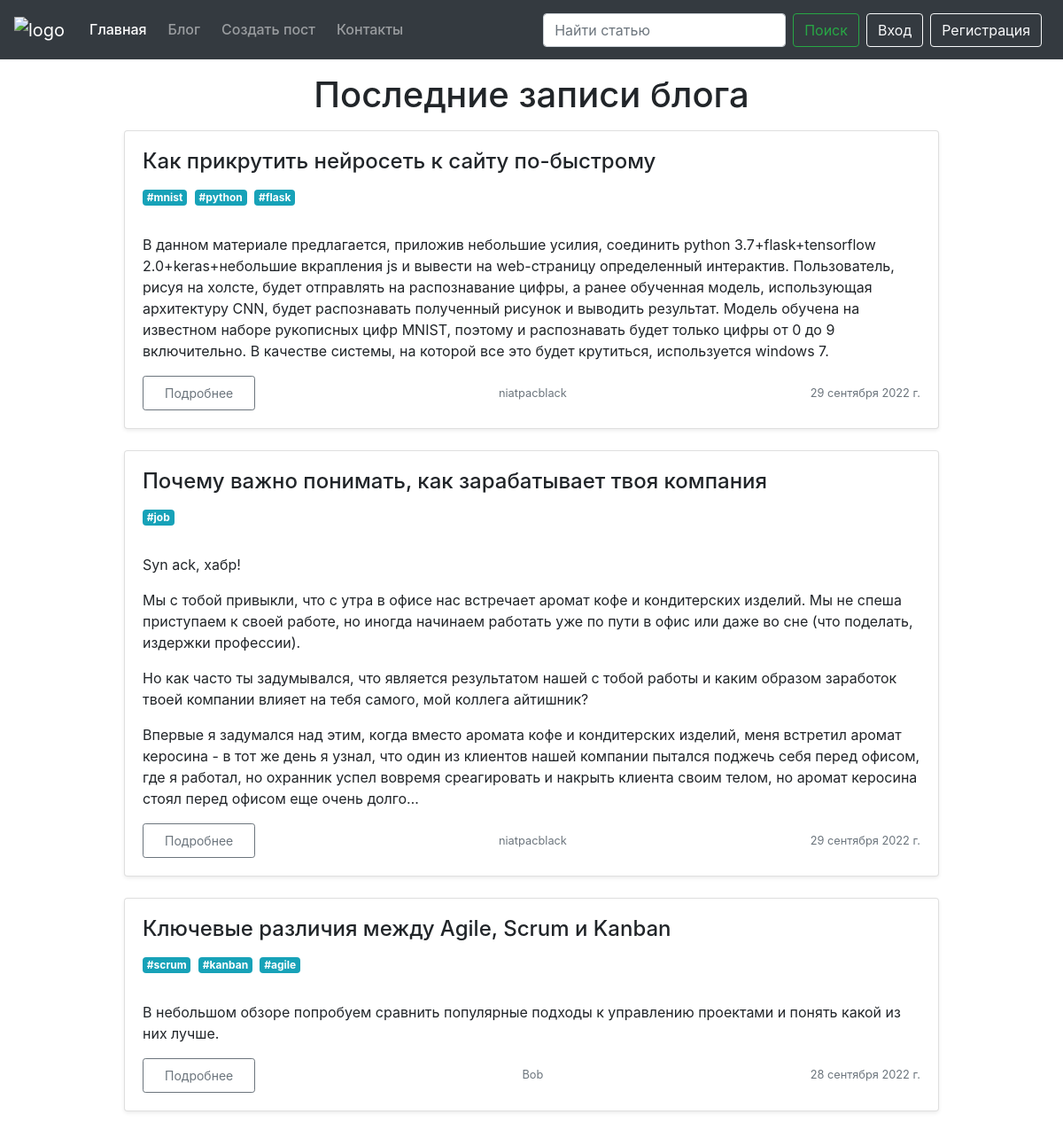
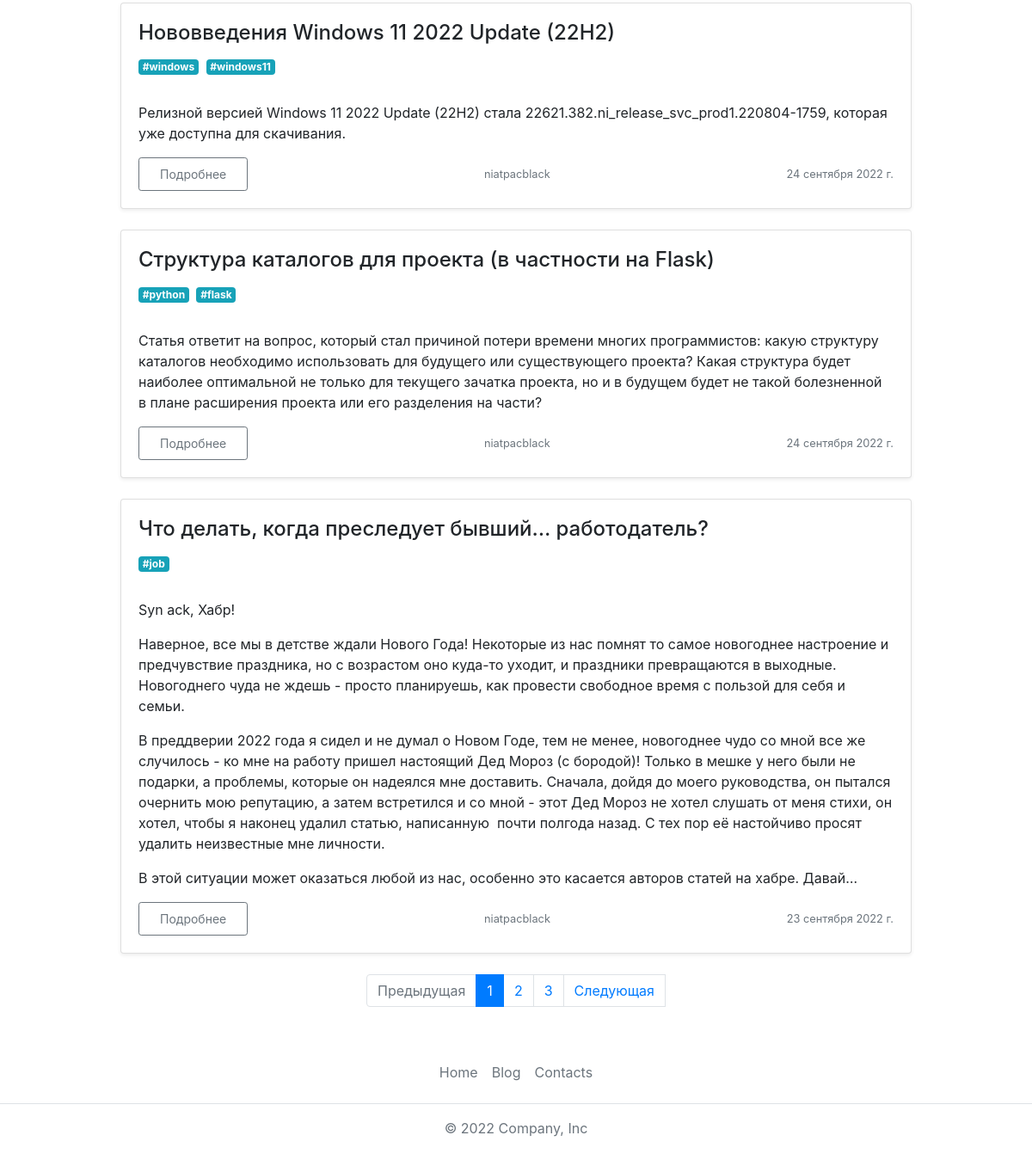
Screenshot of /blog/ with the database file from the repository (2 pictures, top to bottom).
### blog_app/models.py (models this page shows, shortened)
class PostModel(models.Model):
    heading = models.CharField(max_length=255, verbose_name="Заголовок")
    title = models.CharField(max_length=255, verbose_name="Название")
    image = models.ImageField(blank=True, null=True, verbose_name="Картинка")
    url = models.SlugField(verbose_name="Имя ссылки на ваш пост")
    description = RichTextUploadingField(verbose_name="Описание")
    content = RichTextUploadingField(verbose_name="Контент поста")
    author = models.ForeignKey(User, related_name="posts", on_delete=models.CASCADE, verbose_name="Автор")
    created_data = models.DateField(default=timezone.now, verbose_name="Дата создания")
    tag = TaggableManager()
    class Meta:
        db_table = "posts"
        verbose_name = "Пост"
        verbose_name_plural = "Посты"

### blog_app/views.py (the view)
# urls.py: path("", views.BlogPageView.as_view(), name="blog"),
class BlogPageView(View):
    @logger.catch
    def get(self, request):
        return render(
            request,
            "blog_app/blog_page.html",
            context={
                "posts_for_page": get_posts_for_page(
                    page_number=request.GET.get("page"),
                    quantity_posts_for_page=6,
                )
            },
        )

### blog_app/blog_services/models_services.py (called while the page is built)
def get_all_posts_from_blog():
    return PostModel.objects.all()[::-1]

### blog_app/blog_services/view_services.py (called while the page is built)
def get_posts_for_page(page_number: str, quantity_posts_for_page: int):
    all_posts = get_all_posts_from_blog()
    paginator = Paginator(all_posts, quantity_posts_for_page)
    posts_for_page = paginator.get_page(page_number)
    return posts_for_page

### blog_app/templates/blog_app/blog_page.html (shortened to what this page needs)
{% extends 'base.html' %}
{% load static %}
{% block content_app %}
<div class="container">
    <h1 class="my-3 text-center">Последние записи блога</h1>
    <div class="row">
        {% for post in posts_for_page %}
        <div class="col-md-1"></div>
        <div class="col-md-10">
            <div class="card mb-4 shadow-sm">
                <div class="card-body">
                    <h4 class="card-title">{{ post.title }}</h4>
                    {% for tag in post.tag.all %}
                    <a href="../search/tag/{{ tag|lower }}" class="mr-1 mb-3 badge badge-info">#{{ tag|lower }}</a>
                    {% endfor %}
                    <p class="card-text">{{ post.description|safe|truncatechars:1000 }}</p>
                    <div class="d-flex justify-content-between align-items-center">
                        <div class="btn-group">
                            <a href="{% url 'blog_post' post.url %}" class="btn px-4 py-2 btn-sm btn-outline-secondary">Подробнее</a>
                        </div>
                        <small class="text-muted">{{ post.author }}</small>
                        <small class="text-muted">{{ post.created_data }}</small>
                    </div>
                </div>
            </div>
        </div>
        <div class="col-md-1"></div>
        {% endfor %}
    </div>
</div>
<nav aria-label="Paginate me">
    <ul class="pagination justify-content-center">
        {% if posts_for_page.has_previous %}
        <a class="page-link" href="?page={{ posts_for_page.previous_page_number }}" tabindex="-1">Предыдущая</a>
        {% else %}
        <li class="page-item disabled">
            <a class="page-link" href="#" tabindex="-1">Предыдущая</a>
        </li>
        {% endif %}
        {% for page_number in posts_for_page.paginator.page_range %}
        {% if page_number == posts_for_page.number %}
        <li class="page-item active"><a class="page-link"
                                        href="?page={{ page_number }}">{{ page_number }}</a></li>
        {% else %}
        <li class="page-item"><a class="page-link" href="?page={{ page_number }}">{{ page_number }}</a></li>
        {% endif %}
        {% endfor %}
        {% if posts_for_page.has_next %}
        <a class="page-link" href="?page={{ posts_for_page.next_page_number }}">Следующая</a>
        {% else %}
        <li class="page-item disabled">
            <a class="page-link" href="#">Следующая</a>
        </li>
        {% endif %}
    </ul>
</nav>
<br>
{% endblock %}

### rows the page displays
PostModel: title "Как прикрутить нейросеть к сайту по-быстрому", description "В данном материале предлагается, приложив небольшие усилия, соединить python 3.7+flask+tensorflow 2.0+keras+небольшие вкрапления js и вывести на web-страницу определенный интерактив. Пользователь, рисуя на холсте, будет отправлять на распознавание цифры, а ранее обученная модель, использующая архитектуру CNN, будет распознавать полученный рисунок и выводить результат. Модель обучена на известном наборе рукописных цифр MNIST, поэтому и распознавать будет только цифры от 0 до 9 включительно. В качестве системы, на которой все это будет крутиться, используется windows 7.", author "niatpacblack", created_data "29 сентября 2022 г."
Tag: name "mnist"
Tag: name "python"
Tag: name "flask"
PostModel: title "Почему важно понимать, как зарабатывает твоя компания", description "Syn ack, хабр! Мы с тобой привыкли, что с утра в офисе нас встречает аромат кофе и кондитерских изделий. Мы не спеша приступаем к своей работе, но иногда начинаем работать уже по пути в офис или даже во сне (что поделать, издержки профессии). Но как часто ты задумывался, что является результатом нашей с тобой работы и каким образом заработок твоей компании влияет на тебя самого, мой коллега айтишник? Впервые я задумался над этим, когда вместо аромата кофе и кондитерских изделий, меня встретил аромат керосина - в тот же день я узнал, что один из клиентов нашей компании пытался поджечь себя перед офисом, где я работал, но охранник успел вовремя среагировать и накрыть клиента своим телом, но…", author "niatpacblack", created_data "29 сентября 2022 г."
Tag: name "job"
PostModel: title "Ключевые различия между Agile, Scrum и Kanban", description "В небольшом обзоре попробуем сравнить популярные подходы к управлению проектами и понять какой из них лучше.", author "Bob", created_data "28 сентября 2022 г."
Tag: name "scrum"
Tag: name "kanban"
Tag: name "agile"
PostModel: title "Нововведения Windows 11 2022 Update (22H2)", description "Релизной версией Windows 11 2022 Update (22H2) стала 22621.382.ni_release_svc_prod1.220804-1759, которая уже доступна для скачивания.", author "niatpacblack", created_data "24 сентября 2022 г."
Tag: name "windows"
Tag: name "windows11"
PostModel: title "Cтруктура каталогов для проекта (в частности на Flask)", description "Статья ответит на вопрос, который стал причиной потери времени многих программистов: какую структуру каталогов необходимо использовать для будущего или существующего проекта? Какая структура будет наиболее оптимальной не только для текущего зачатка проекта, но и в будущем будет не такой болезненной в плане расширения проекта или его разделения на части?", author "niatpacblack", created_data "24 сентября 2022 г."
Tag: name "python"
Tag: name "flask"
PostModel: title "Что делать, когда преследует бывший… работодатель?", description "Syn ack, Хабр! Наверное, все мы в детстве ждали Нового Года! Некоторые из нас помнят то самое новогоднее настроение и предчувствие праздника, но с возрастом оно куда-то уходит, и праздники превращаются в выходные. Новогоднего чуда не ждешь - просто планируешь, как провести свободное время с пользой для себя и семьи. В преддверии 2022 года я сидел и не думал о Новом Годе, тем не менее, новогоднее чудо со мной все же случилось - ко мне на работу пришел настоящий Дед Мороз (с бородой)! Только в мешке у него были не подарки, а проблемы, которые он надеялся мне доставить. Сначала, дойдя до моего руководства, он пытался очернить мою репутацию, а затем встретился и со мной - этот Дед Мороз не…", author "niatpacblack", created_data "23 сентября 2022 г."

### other values shown
{{ page_number }} "1"
{{ page_number }} "2" "3"
